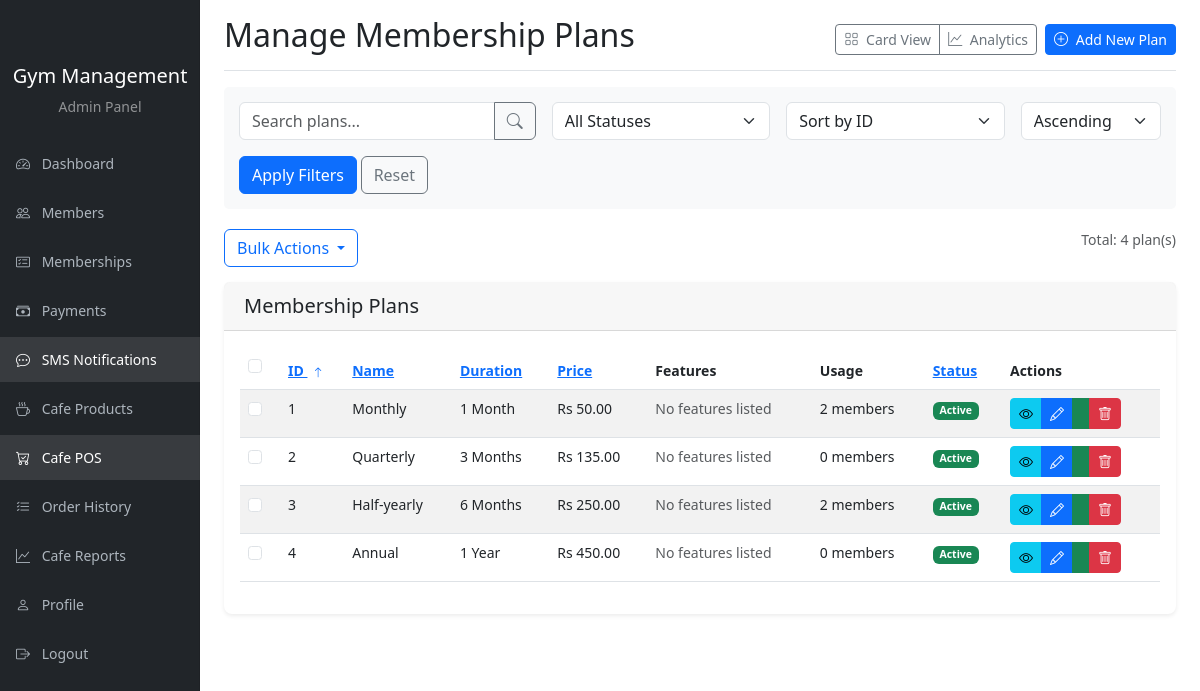
Page /admin/memberships.php (signed in) on the committed database.
### tables this page shows
CREATE TABLE `membership_plans` (
  `id` int(11) NOT NULL,
  `name` varchar(100) NOT NULL,
  `duration` int(11) NOT NULL COMMENT 'Duration in days',
  `price` decimal(10,2) NOT NULL,
  `description` text DEFAULT NULL,
  `status` enum('active','inactive') DEFAULT 'active',
  `created_at` timestamp NOT NULL DEFAULT current_timestamp(),
  `updated_at` timestamp NOT NULL DEFAULT current_timestamp() ON UPDATE current_timestamp()
);

### admin/memberships.php (the view, shortened to what this page needs)
<?php
require_once '../includes/db.php';
$memberships = [];
$sort_by = isset($_GET['sort']) ? $_GET['sort'] : 'id';
$sort_order = isset($_GET['order']) && $_GET['order'] === 'desc' ? 'DESC' : 'ASC';
$filter_status = isset($_GET['status']) ? $_GET['status'] : '';
$search_term = isset($_GET['search']) ? sanitizeInput($_GET['search']) : '';
$query = "SELECT * FROM membership_plans WHERE 1=1";
$query .= " ORDER BY $sort_by $sort_order";
try {
    $result = $conn->query($query);
    $memberships = $result;
    $total_plans = $memberships->num_rows;
} catch (Exception $e) {
    $error = "Error retrieving membership plans: " . $e->getMessage();
}
$plan_usage = [];
try {
    $usage_query = "SELECT membership_id, COUNT(*) as member_count FROM gym_members GROUP BY membership_id";
    $usage_result = $conn->query($usage_query);
    if ($usage_result) {
        while ($row = $usage_result->fetch_assoc()) {
            $plan_usage[$row['membership_id']] = $row['member_count'];
        }
    }
} catch (Exception $e) {
    error_log("Error getting plan usage: " . $e->getMessage());
}
?>
<!DOCTYPE html>
<html lang="en">
<head>
    <link href="https://cdn.jsdelivr.net/npm/bootstrap@5.3.0/dist/css/bootstrap.min.css" rel="stylesheet">
    <link rel="stylesheet" href="https://cdn.jsdelivr.net/npm/bootstrap-icons@1.10.0/font/bootstrap-icons.css">
    <link rel="stylesheet" href="../assets/css/admin.css">
</head>
<body>
    <div class="container-fluid">
        <div class="row">
            <?php include 'sidebar.php'; ?>
            <main class="col-md-9 ms-sm-auto col-lg-10 px-md-4">
                <div class="d-flex justify-content-between flex-wrap flex-md-nowrap align-items-center pt-3 pb-2 mb-3 border-bottom">
                    <h1 class="h2">Manage Membership Plans</h1>
                    <div class="btn-toolbar mb-2 mb-md-0">
                        <div class="btn-group me-2">
                            <button type="button" class="btn btn-sm btn-outline-secondary" data-bs-toggle="modal" data-bs-target="#viewCardsModal">
                                <i class="bi bi-grid me-1"></i> Card View
                            </button>
                            <a href="membership-analytics.php" class="btn btn-sm btn-outline-secondary">
                                <i class="bi bi-graph-up me-1"></i> Analytics
                            </a>
                        </div>
                        <button type="button" class="btn btn-sm btn-primary" data-bs-toggle="modal" data-bs-target="#addMembershipModal">
                            <i class="bi bi-plus-circle me-1"></i> Add New Plan
                        </button>
                    </div>
                </div>
                <div class="filter-section">
                    <form method="GET" action="" class="row g-3">
                        <div class="col-md-4">
                            <div class="input-group">
                                <input type="text" class="form-control" placeholder="Search plans..." name="search" value="<?php echo htmlspecialchars($search_term); ?>">
                                <button class="btn btn-outline-secondary" type="submit">
                                    <i class="bi bi-search"></i>
                                </button>
                            </div>
                        </div>
                        <div class="col-md-3">
                            <select class="form-select" name="status">
                                <option value="" <?php echo $filter_status === '' ? 'selected' : ''; ?>>All Statuses</option>
                            </select>
                        </div>
                        <div class="col-md-3">
                            <select class="form-select" name="sort">
                                <option value="id" <?php echo $sort_by === 'id' ? 'selected' : ''; ?>>Sort by ID</option>
                            </select>
                        </div>
                        <div class="col-md-2">
                            <select class="form-select" name="order">
                                <option value="asc" <?php echo $sort_order === 'ASC' ? 'selected' : ''; ?>>Ascending</option>
                            </select>
                        </div>
                        <div class="col-12">
                            <button type="submit" class="btn btn-primary">Apply Filters</button>
                            <a href="memberships.php" class="btn btn-outline-secondary">Reset</a>
                        </div>
                    </form>
                </div>
                <form method="POST" action="" id="bulkActionForm">
                    <div class="bulk-actions">
                        <div class="row">
                            <div class="col-md-6">
                                <div class="btn-group">
                                    <button type="button" class="btn btn-outline-primary dropdown-toggle" data-bs-toggle="dropdown" aria-expanded="false">
                                        Bulk Actions
                                    </button>
                                </div>
                            </div>
                            <div class="col-md-6 text-end">
                                <span class="text-muted">Total: <?php echo $total_plans; ?> plan(s)</span>
                            </div>
                        </div>
                    </div>
                    <div class="card">
                        <div class="card-header">
                            <h5 class="card-title mb-0">Membership Plans</h5>
                        </div>
                        <div class="card-body">
                            <div class="table-responsive">
                                <table class="table table-striped table-hover">
                                    <thead>
                                        <tr>
                                            <th width="40">
                                                <div class="form-check">
                                                    <input class="form-check-input" type="checkbox" id="selectAll">
                                                </div>
                                            </th>
                                            <th>
                                                <a href="?sort=id&order=<?php echo $sort_by === 'id' && $sort_order === 'ASC' ? 'desc' : 'asc'; ?>&status=<?php echo $filter_status; ?>&search=<?php echo urlencode($search_term); ?>">
                                                    ID
                                                    <?php if ($sort_by === 'id'): ?>
                                                        <i class="bi bi-arrow-<?php echo $sort_order === 'ASC' ? 'up' : 'down'; ?> sort-icon"></i>
                                                    <?php endif; ?>
                                                </a>
                                            </th>
                                            <th>
                                                <a href="?sort=name&order=<?php echo $sort_by === 'name' && $sort_order === 'ASC' ? 'desc' : 'asc'; ?>&status=<?php echo $filter_status; ?>&search=<?php echo urlencode($search_term); ?>">
                                                    Name
                                                </a>
                                            </th>
                                            <th>
                                                <a href="?sort=duration&order=<?php echo $sort_by === 'duration' && $sort_order === 'ASC' ? 'desc' : 'asc'; ?>&status=<?php echo $filter_status; ?>&search=<?php echo urlencode($search_term); ?>">
                                                    Duration
                                                </a>
                                            </th>
                                            <th>
                                                <a href="?sort=price&order=<?php echo $sort_by === 'price' && $sort_order === 'ASC' ? 'desc' : 'asc'; ?>&status=<?php echo $filter_status; ?>&search=<?php echo urlencode($search_term); ?>">
                                                    Price
                                                </a>
                                            </th>
                                            <th>Features</th>
                                            <th>Usage</th>
                                            <th>
                                                <a href="?sort=status&order=<?php echo $sort_by === 'status' && $sort_order === 'ASC' ? 'desc' : 'asc'; ?>&status=<?php echo $filter_status; ?>&search=<?php echo urlencode($search_term); ?>">
                                                    Status
                                                </a>
                                            </th>
                                            <th>Actions</th>
                                        </tr>
                                    </thead>
                                    <tbody>
                                        <?php if (is_object($memberships) && $memberships->num_rows > 0): ?>
                                            <?php while ($plan = $memberships->fetch_assoc()): ?>
                                                <tr>
                                                    <td>
                                                        <div class="form-check">
                                                            <input class="form-check-input plan-checkbox" type="checkbox" name="selected_plans[]" value="<?php echo $plan['id']; ?>">
                                                        </div>
                                                    </td>
                                                    <td><?php echo $plan['id']; ?></td>
                                                    <td><?php echo htmlspecialchars($plan['name']); ?></td>
                                                    <td>
                                                        <?php
                                                            if ($plan['duration'] == 30) echo "1 Month";
                                                            elseif ($plan['duration'] == 90) echo "3 Months";
                                                            elseif ($plan['duration'] == 180) echo "6 Months";
                                                            elseif ($plan['duration'] == 365) echo "1 Year";
                                                            else echo $plan['duration'] . " days";
                                                        ?>
                                                    </td>
                                                    <td>Rs <?php echo number_format($plan['price'], 2); ?></td>
                                                    <td>
                                                        <?php if (!empty($plan['features'])): ?>
                                                            <?php
                                                                $features = explode(',', $plan['features']);
                                                                $display_features = array_slice($features, 0, 2);
                                                                foreach ($display_features as $feature):
                                                            ?>
                                                                <span class="feature-badge"><?php echo htmlspecialchars($feature); ?></span>
                                                            <?php endforeach; ?>
                                                            <?php if (count($features) > 2): ?>
                                                                <span class="badge bg-secondary">+<?php echo count($features) - 2; ?> more</span>
                                                            <?php endif; ?>
                                                        <?php else: ?>
                                                            <span class="text-muted">No features listed</span>
                                                        <?php endif; ?>
                                                    </td>
                                                    <td>
                                                        <?php
                                                            $usage_count = isset($plan_usage[$plan['id']]) ? $plan_usage[$plan['id']] : 0;
                                                            echo $usage_count . ' member' . ($usage_count != 1 ? 's' : '');
                                                        ?>
                                                    </td>
                                                    <td>
                                                        <span class="badge <?php echo $plan['status'] === 'active' ? 'bg-success' : 'bg-danger'; ?>">
                                                            <?php echo ucfirst($plan['status']); ?>
                                                        </span>
                                                    </td>
                                                    <td class="action-buttons">
                                                        <div class="btn-group btn-group-sm">
                                                            <button type="button" class="btn btn-info" data-bs-toggle="modal" data-bs-target="#viewMembershipModal<?php echo $plan['id']; ?>">
                                                                <i class="bi bi-eye"></i>
                                                            </button>
                                                            <button type="button" class="btn btn-primary" data-bs-toggle="modal" data-bs-target="#editMembershipModal<?php echo $plan['id']; ?>">
                                                                <i class="bi bi-pencil"></i>
                                                            </button>
                                                            <button type="button" class="btn btn-success" data-bs-toggle="modal" data-bs-target="#duplicateMembershipModal<?php echo $plan['id']; ?>">
                                                            </button>
                                                            <button type="button" class="btn btn-danger" data-bs-toggle="modal" data-bs-target="#deleteMembershipModal<?php echo $plan['id']; ?>">
                                                                <i class="bi bi-trash"></i>
                                                            </button>
                                                        </div>
                                                    </td>
                                                </tr>
                                            <?php endwhile; ?>
                                        <?php else: ?>
                                            <tr>
                                                <td colspan="9" class="text-center">No membership plans found</td>
                                            </tr>
                                        <?php endif; ?>
                                    </tbody>
                                </table>
                            </div>
                        </div>
                    </div>
                </form>
            </main>
        </div>
    </div>
</body>
</html>

### assets/css/admin.css (style rules this page uses)
body { font-size: .875rem; }
.card { margin-bottom: 1.5rem; box-shadow: 0 0.125rem 0.25rem rgba(0, 0, 0, 0.075); border: none; border-radius: 0.5rem; }
.card-header { background-color: rgba(0, 0, 0, 0.03); border-bottom: 1px solid rgba(0, 0, 0, 0.125); padding: 0.75rem 1.25rem; }
.table-responsive { overflow-x: auto; -webkit-overflow-scrolling: touch; }

### admin/memberships.php (style rules this page uses)
.table-responsive { overflow-x: auto; }
.action-buttons { white-space: nowrap; }
.sort-icon { font-size: 0.7rem; margin-left: 5px; }
.filter-section { background-color: #f8f9fa; padding: 15px; border-radius: 5px; margin-bottom: 20px; }
.bulk-actions { margin-bottom: 15px; }

### rows in the picture
membership_plans: id "1", name "Monthly", duration "1 Month", price "50.00", id "2", shows "s", status "Active"
membership_plans: id "2", name "Quarterly", duration "3 Months", price "135.00", id "0", status "Active"
membership_plans: id "3", name "Half-yearly", duration "6 Months", price "250.00", id "2", status "Active"
membership_plans: id "4", name "Annual", duration "1 Year", price "450.00", id "0", shows "s", status "Active"

### other values in the picture
$total_plans "4"
